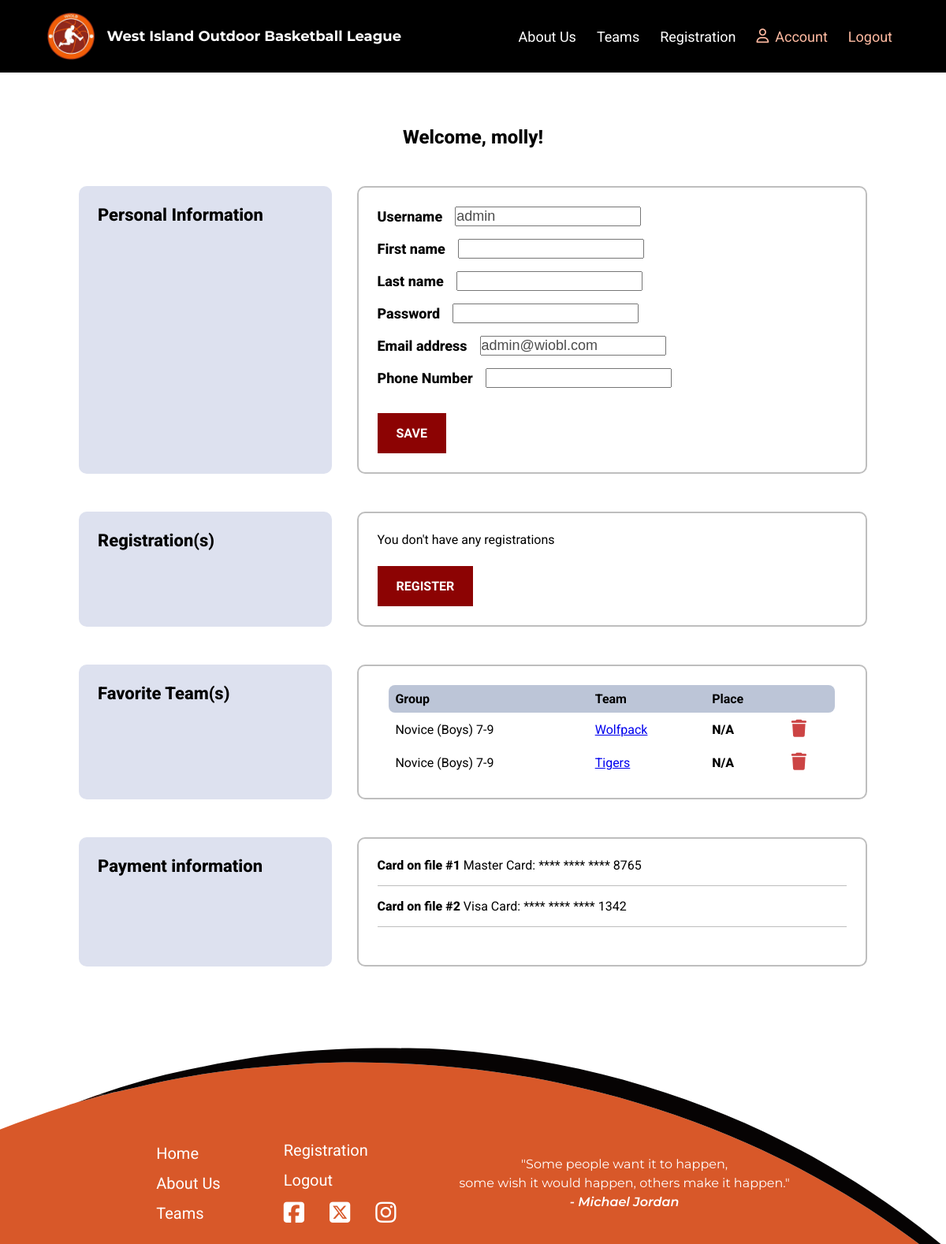
Before: /wioblapp/account/1/ (signed in) with the older database file.
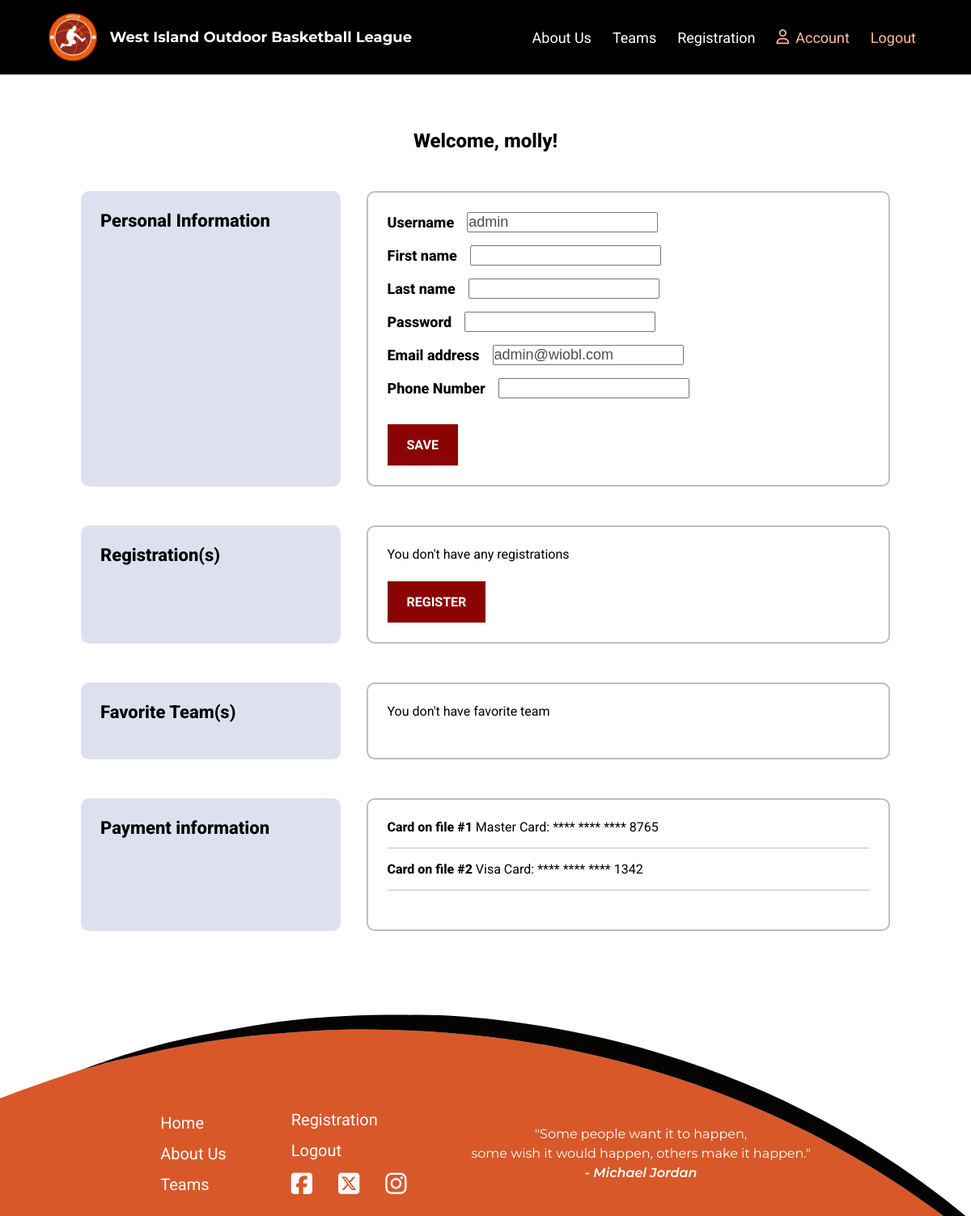
After: the same page with the newer database file.
### wioblapp/models.py (models this page shows, shortened)
class UserAccount(AbstractUser):
    role = models.ForeignKey(
        Role,
        on_delete=models.RESTRICT,
        related_name="user_accounts",
        null=True,
        blank=True,
    )
    phone = models.CharField("Phone Number", max_length=15, blank=True, null=True)
    def __str__(self):
        return self.username

class FavoriteTeam(models.Model):
    user_account = models.ForeignKey(
        UserAccount, on_delete=models.CASCADE, related_name="favoriteteams"
    )
    team = models.ForeignKey(
        Team,
        on_delete=models.CASCADE,
        related_name="favoriteteams",
        blank=True,
        null=True,
    )

class Team(models.Model):
    name = models.CharField("Team Name", max_length=20, primary_key=True)
    coaches = models.ManyToManyField(UserAccount, related_name="teams", blank=True)
    place = models.IntegerField("Place", default=0, validators=[MinValueValidator(0)])
    group = models.ForeignKey(
        RegistrationType,
        on_delete=models.CASCADE,
        related_name="teams",
        blank=True,
        null=True,
    )
    color = models.CharField("Team Color", max_length=7, blank=True, null=True)

class RegistrationType(models.Model):
    reg_type = models.CharField("Registration Type", max_length=50, primary_key=True)
    description = models.CharField("Description", max_length=300)
    cost = models.IntegerField("Cost", validators=[MinValueValidator(0)])
    def __str__(self):
        return str(self.reg_type)

### wioblapp/views.py (the view, shortened to what this page needs)
# urls.py: path("account/<int:account_id>/", views.member_account, name="member_account"),
@login_required(login_url="login")
def member_account(request, account_id):
    member = get_object_or_404(UserAccount, pk=account_id)
    players = Player.objects.filter(related_account=account_id)
    favorite_teams = FavoriteTeam.objects.filter(user_account=account_id)
    registrations = Registration.objects.filter(player__in=players)
    password = member.password
    try:
        player = Player.objects.filter(related_account=account_id).first()
    except Player.DoesNotExist:
        pass
    try:
        registration = Registration.objects.get(player=player)
    except Registration.DoesNotExist:
        pass
    if request.method == "GET":
        account_form = ModifyAccountForm(instance=member)
    context = {
        "account_form": account_form,
        "member": member,
        "players": players,
        "favorite_teams": favorite_teams,
        "registrations": registrations,
    }
    return render(request, "member_account.html", context)

### wioblapp/forms.py
class ModifyAccountForm(forms.ModelForm):
    password = forms.CharField(
        label="Password", max_length=20, widget=forms.PasswordInput, required=True
    )
    phone = forms.CharField(label="Phone Number", required=False)
    class Meta:
        model = UserAccount
        fields = ["username", "first_name", "last_name", "password", "email", "phone"]

### wioblapp/templates/member_account.html (shortened to what the changed rows need)
{% extends 'base.html' %}
{% load static %}
{% block content %}
    {% if request.user.is_authenticated %}
        <section class="account-info">
            <div class="container">
                <div class="account-flex">
                    <div class="account-right">
                        <div class="account-content">
                            <form action="{% url 'member_account' request.user.id %}" method="POST">
                                <div class="form">
                                    {% for field in account_form %}
                                        <div class="input-edit">
                                            <label for="{{ field.id_for_label }}">{{ field.label }}</label>
                                            {{ field }}
                                        </div>
                                    {% endfor %}
                                </div>
                            </form>
                        </div>
                    </div>
                </div>
                <div class="account-flex">
                    <div class="account-right">
                        <div class=" account-content account-reg">
                            <div class="teams-search">
                                {% if favorite_teams %}
                                    <table style="overflow: visible;">
                                        <thead>
                                            <tr>
                                                <th>Group</th>
                                                <th>Team</th>
                                                <th>Place</th>
                                                <th></th>
                                            </tr>
                                        </thead>
                                        <tbody>
                                        {% for team in favorite_teams %}
                                            <tr>
                                                <td>{{ team.team.group }}</td>
                                                <td><a href="{% url 'team_schedule' team.team.name %}">{{ team.team.name }}</a></td>
                                                <td>
                                                    {% if team.team.place == 0 %}
                                                        <span>N/A</span>
                                                    {% else %}
                                                        {{ team.team.place }}
                                                    {% endif %}
                                                </td>
                                                <td>
                                                    <div class="schedule">
                                                        <form action="{% url 'dislike_team' team.team.name %}" method="POST">
                                                            <button class="icon" type="submit" name="dislike">
                                                                <span class="tooltip-wrapper" data-tooltip="Remove team">
                                                                    <i class="fa-solid fa-trash"></i>
                                                                </span>
                                                            </button>
                                                        </form>
                                                    </div>
                                                </td>
                                            </tr>
                                        {% endfor %}
                                        </tbody>
                                    </table>
                                {% else %}
                                    <p>You don't have favorite team</p>
                                {% endif %}
                            </div>
                        </div>
                    </div>
                </div>
            </div>
        </section>
    {% endif %}
{% endblock %}

Changed rows visible on the page:
removed FavoriteTeam: team.group "Novice (Boys) 7-9", team.name "Wolfpack", shows "N/A"
removed FavoriteTeam: team.group "Novice (Boys) 7-9", team.name "Tigers", shows "N/A"
Other visible differences:
text no longer shown: "Group Team Place"
text now shown: "You don't have favorite team"
